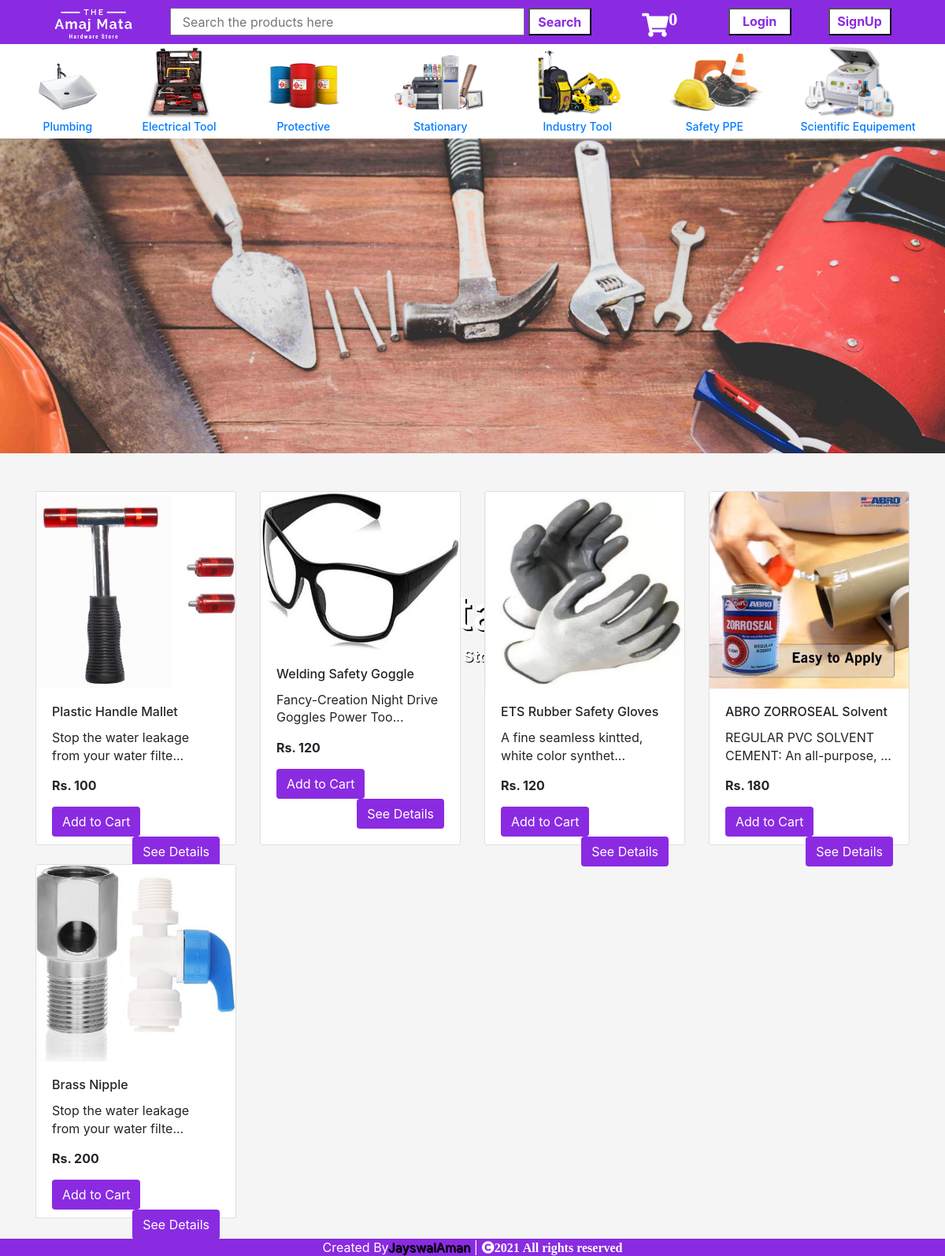
Screenshot of /hardware/ with the database file from the repository.
### hardware/models.py (models this page shows, shortened)
class Product(models.Model):
    category=models.CharField(max_length=50)
    sub_category=models.CharField(max_length=50)
    product_name=models.CharField(max_length=100)
    description=models.CharField(max_length=400)
    pub_date=models.DateField()
    price=models.IntegerField()
    quantity=models.IntegerField()
    image=models.ImageField(upload_to='hardware/images')

### hardware/views.py (the view)
# urls.py: path('', views.index, name='Home'),
def index(request):
    products=Product.objects.all()
    return render(request, 'hardware/index.html', {'product':products})

### hardware/templates/hardware/index.html (shortened to what this page needs)
{% extends 'hardware/base.html' %}
{% block content %}
{% load static %}
<div class="category-row container-fluid">
    <div class="category">
        <a href="category/plumbing"><img src="{% static 'hardware/images/plumbing.jpg' %}" alt="" srcset="">
        <h6 class="category-name">Plumbing</h6></a>
    </div>
    <div class="category">
        <a href="category/electrical"><img src="{% static 'hardware/images/electricals.jpg' %}" alt="" srcset="">
        <h6 class="category-name">Electrical Tool</h6></a>
    </div>
    <div class="category">
        <a href="category/protective"><img src="{% static 'hardware/images/protective.jpg' %}" alt="" srcset="">
        <h6 class="category-name">Protective</h6></a>
    </div>
    <div class="category">
        <a href="category/stationary"><img src="{% static 'hardware/images/office_stry.png' %}" alt="" srcset="">
        <h6 class="category-name">Stationary</h6></a>
    </div>
    <div class="category">
        <a href="category/industry"><img src="{% static 'hardware/images/industry_tool.png' %}" alt="" srcset="">
        <h6 class="category-name">Industry Tool</h6></a>
    </div>
    <div class="category">
        <a href="category/safety"><img src="{% static 'hardware/images/safety_ppe.png' %}" alt="" srcset="">
        <h6 class="category-name">Safety PPE</h6></a>
    </div>
    <div class="category">
        <a href="category/scientific"><img src="{% static 'hardware/images/scientific_equipment.png' %}" alt="" srcset="">
        <h6 class="category-name">Scientific Equipement</h6></a>
    </div>
</div>
<div class="store-section" id="bg" style="background-image: url({% static 'hardware/images/bg_image2.jpg' %})">
    <div class="center-element">
        <h1 class="store-name">Amaj Mata Traders</h1>
        <h6 class="store-add">Wholesale Store in Kurla</h6>
    </div>
</div>
<div class="container mt-4 mb-5">
    <div class="row">
        {% for pro in product %}
        <div class="col-sm-3 mt-4">
            <div class="card product-card">
                <img class="card-img-top" src="/media/{{ pro.image }}" alt="Card image cap">
                <div class="card-body">
                    <h6 class="card-title" id="namepr{{ pro.id }}">{{ pro.product_name }}</h6>
                    <p class="card-text" id="descpr{{ pro.id }}">{{ pro.description|slice:"0:44" }}...</p>
                    <p class="font-weight-bold">Rs. <span id="pricepr{{ pro.id }}">{{ pro.price }}</span></p>
                    <span id="divpr{{pro.id}}" class="divpr">
                        <button id="pr{{ pro.id }}" class="btn cart-btn cart">Add to Cart</button>
                    </span>
                    <a href="products/{{ pro.id }}"><button id="qv{{ pro.id }}" class="btn cart-btn float-right">See
                            Details</button></a>
                </div>
            </div>
        </div>
        {% endfor %}
    </div>
</div>
{% endblock content %}

### hardware/templates/hardware/base.html (shortened to what this page needs)
<!DOCTYPE html>
{% load static %}
<html lang="en">
<head>
    <link rel="stylesheet" href="https://stackpath.bootstrapcdn.com/bootstrap/4.2.1/css/bootstrap.min.css"
>
    <link rel="stylesheet" href="{% static 'hardware/css/style.css' %}">
    <link rel="stylesheet" type="text/css"
        href="https://cdnjs.cloudflare.com/ajax/libs/font-awesome/5.15.2/css/all.min.css">
</head>
<body>
    <header>
        <nav class="container">
            <div class="aligner-item logo">
                <img src="{% static 'hardware/images/logo.png' %}"  id="logo" alt="logo image">
            </div>
            <div class="aligner-item search_box">
                <form action="/hardware/search/" method="get">
                    <input type="text" class="search_input" placeholder="   Search the products here" name="search" ,
                        id="search">
                    <input type="submit" class="search-btn" value="Search">
                </form>
            </div>
            <div class="aligner-item cart">
                <a type="button" id="popcart" class="btn mb-1 bg-transparent cart-icon " data-container="body"
                    data-toggle="popover" data-placement="bottom" data-html="true"
                    data-content="There is nothing in your Cart"><i class="fas fa-shopping-cart"
                        style="color: white; font-size: 30px;"><sup><span id="cart">0</span></sup></i></a>
            </div>
            {% if user.is_authenticated %}
            <div class="aligner-item cart">
                <ul class="navbar-nav user-icon mr-2 ml-3 ">
                    <li class="nav-item dropdown">
                        <a class="nav-link dropdown-toggle text-white font-weight-bold" href='#' id="navbarDropdown" role="button"
                            data-toggle="dropdown"> Welcome {{request.user}}</a>
                        <div class="dropdown-menu" aria-labelledby="navbarDropdown">
                            <a class="dropdown-item" href="/hardware/">Home</a>
                            <a class="dropdown-item" href="/hardware/tracker/">Tracker</a>
                            <a class="dropdown-item" href="/hardware/logout/">Logout</a>
                        </div>
                    </li>
                </ul>
            </div>
            {% else %}
            <div class="aligner-item login-btn">
                <a href="/hardware/login/"><input type="submit" value="Login"></a>
            </div>
            <div class="aligner-item login-btn">
                <a href="/hardware/signup/"><input type="submit" value="SignUp"></a>
            </div>
            {% endif %}
        </nav>
    </header>
    {% block content %}
    {% endblock content %}
    <footer class="text-center mt-5">
		<span>Created By<a href="#">JayswalAman</a> | <span class="fas fa-copyright">2021 All rights reserved</span></span>
	</footer>
</body>
</html>

### hardware/static/hardware/css/style.css (style rules this page uses)
* { margin: 0; padding: 0; }
body { font-size: 16px; line-height: 1.4; background-color: rgb(245, 245, 245); }
header { width: 100%; height: 56px; background-color: blueviolet; }
nav { display: flex; margin: 0 auto; width: 100%; height: 100%; padding: 10px 0; justify-content: space-around; }
.search_input { width: 450px; height: 35px; }
.search-btn { color: blueviolet; background-color: white; font-weight: bold; cursor: pointer; width: 80px; height: 35px; }
.login-btn input { color: blueviolet; background-color: white; font-weight: bold; cursor: pointer; width: 80px; height: 35px; }
.category-row { display: flex; background-color: white; height: 120px; justify-content: space-around; }
.category-row .category img { height: 97px; }
.category-row .category h6 { font-size: 14px; text-align: center; }
.store-section { height: 50vh; width: 100%; background-color: blueviolet; }
.center-element { color: white; text-align: center; position: absolute; top: 50%; left: 50%; transform: translateX(-50%) translateY(-50%); }
.center-element .store-name { font-size: 60px; text-shadow: 2px 2px black; }
.center-element .store-add { font-size: 20px; font-weight: bold; text-shadow: 1px 1px black; }
.product-card { height: 450px; }
.product-card img { height: 250px; }
.cart-btn { color: white; background-color: blueviolet; }
.cart-icon { outline: none; box-shadow: none; width: 80px; height: 35px; }
#logo { height: 40px; width: auto; }
#bg { background-size: 100%; }
footer { margin-top: 20px; position: fixed; left: 0; bottom: 0; width: 100%; background-color: blueviolet; color: white; }
footer a { color: black; text-shadow: 1px 1px black; }

### rows the page displays
Product: image (picture), product_name "Plastic Handle Mallet", description "Stop the water leakage from your water filte", price "100"
Product: image (picture), product_name "Welding Safety Goggle", description "Fancy-Creation Night Drive Goggles Power Too", price "120"
Product: image (picture), product_name "ETS Rubber Safety Gloves", description "A fine seamless kintted, white color synthet", price "120"
Product: image (picture), product_name "ABRO ZORROSEAL Solvent", description "REGULAR PVC SOLVENT CEMENT: An all-purpose,", price "180"
Product: image (picture), product_name "Brass Nipple", description "Stop the water leakage from your water filte", price "200"
